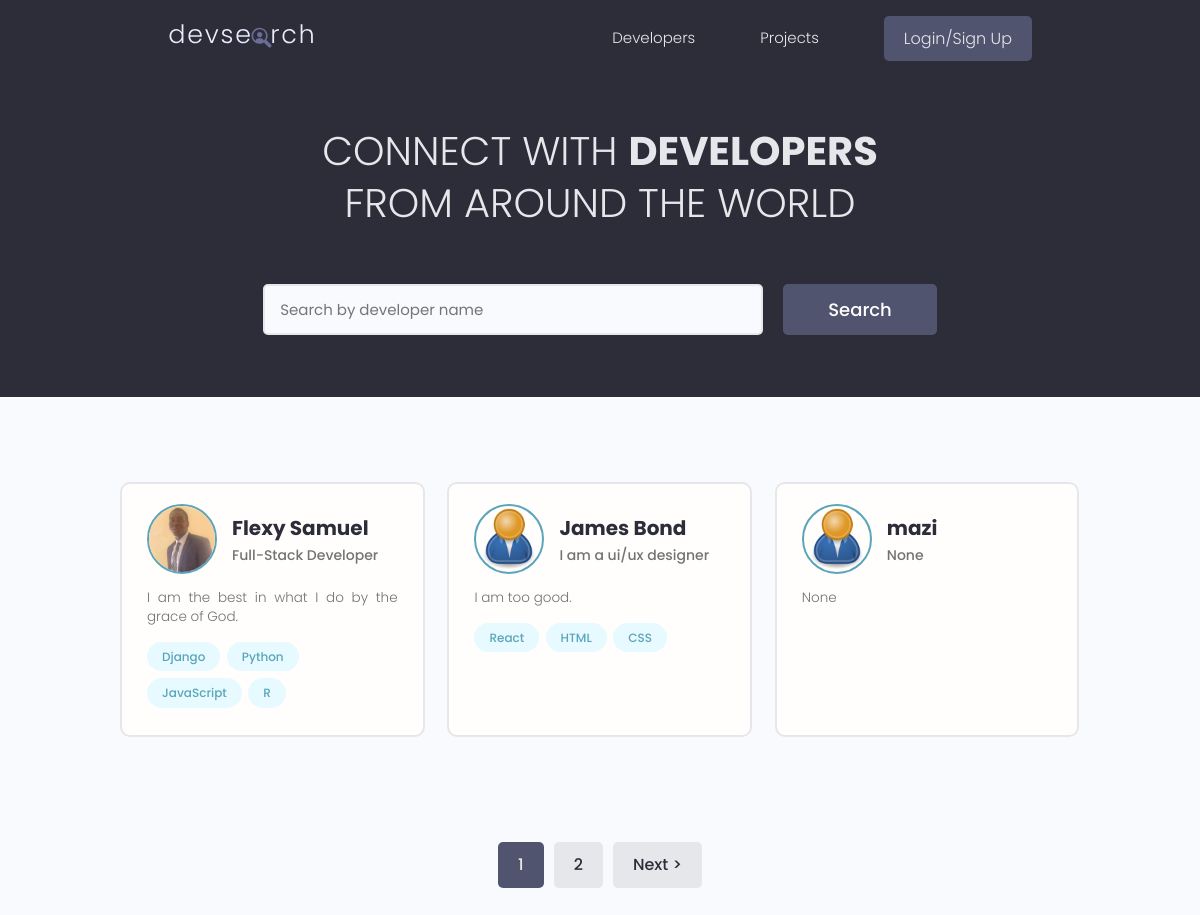
The page / on the database its author committed.
### users/models.py (models this page shows, shortened)
class Profile(models.Model):
    user = models.OneToOneField(User, on_delete=models.CASCADE, null=True, blank=True)
    name = models.CharField(max_length=200, blank=True, null=True)
    email = models.EmailField(max_length=500, blank=True, null=True)
    username = models.CharField(max_length=200, blank=True, null=True)
    location = models.CharField(max_length=200, blank=True, null=True)
    short_intro = models.CharField(max_length=200, blank=True, null=True)
    bio = models.TextField(blank=True, null=True)
    profile_image = models.ImageField(null=True, blank=True, upload_to='profiles/', default="profiles/user-default.png" )
    social_github = models.CharField(max_length=200, blank=True, null=True)
    social_stackoverflow = models.CharField(max_length=200, blank=True, null=True)
    social_twitter = models.CharField(max_length=200, blank=True, null=True)
    social_linkedin = models.CharField(max_length=200, blank=True, null=True)
    social_youtube = models.CharField(max_length=200, blank=True, null=True)
    social_website = models.CharField(max_length=200, blank=True, null=True)
    created_at = models.DateTimeField(auto_now_add=True)
    id = models.UUIDField(default=uuid.uuid4, unique=True, primary_key=True, editable=False)
    class Meta:
        ordering = ['created_at']
    @property
    def imageURL(self):
        try:
            url = self.profile_image.url
        except:
            url = ' '
        return url

class Skill(models.Model):
    owner = models.ForeignKey(Profile, on_delete=models.CASCADE, null=True, blank=True)
    name = models.CharField(max_length=200, blank=True, null=True)
    description = models.TextField(null=True, blank=True)
    created_at = models.DateTimeField(auto_now_add=True)
    id = models.UUIDField(default=uuid.uuid4, unique=True, primary_key=True, editable=False)
    def __str__(self):
        return self.name

### users/views.py (the view)
# urls.py: path('', views.profiles, name='profiles'),
def profiles (request):
    profiles, search_query = searchProfiles(request)
    custom_range, profiles = paginateProfiles(request, profiles, 3)
    context = {
        'profiles' : profiles,
        'search_query' : search_query,
        'custom_range':custom_range
    }
    return render(request, 'users/profiles.html', context)

### users/utils.py (called while the page is built)
def paginateProfiles(request, profiles, results):
    page = request.GET.get('page')
    paginator = Paginator(profiles, results)
    try:
        profiles = paginator.page(page)
    except PageNotAnInteger:
        page = 1
        profiles = paginator.page(page)
    except EmptyPage:
        page = paginator.num_pages
        profiles = paginator.page(page)
    leftIndex = (int(page) - 3)
    if leftIndex < 1:
        leftIndex = 1
    rightIndex = (int(page) + 3)
    if rightIndex > paginator.num_pages:
        rightIndex = paginator.num_pages+1
    custom_range = range(leftIndex, rightIndex)
    return custom_range, profiles

def searchProfiles(request):
    search_query = ''
    if request.GET.get('search_query'):
        search_query =  request.GET.get('search_query')
    skills = Skill.objects.filter(name__icontains=search_query)
    profiles = Profile.objects.distinct().filter(
            Q(name__icontains=search_query) |
            Q(short_intro__icontains=search_query) |
            Q(skill__in=skills)
    )
    return profiles, search_query

### users/templates/users/profiles.html (shortened to what this page needs)
{% extends 'main.html' %}
{% block content %}
<main class="home">
    <section class="hero-section text-center">
      <div class="container container--narrow">
        <div class="hero-section__box">
          <h2>CONNECT WITH <span>DEVELOPERS</span></h2>
          <h2>FROM AROUND THE WORLD</h2>
        </div>
        <div class="hero-section__search">
          <form id="searchForm" class="form" action="{% url 'profiles' %}" method="get">
            <div class="form__field">
              <input class="input input--text" id="formInput#search" type="text" name="search_query" value="{{search_query}}"
                placeholder="Search by developer name" />
            </div>
            <input class="btn btn--sub btn--lg" type="submit" value="Search" />
          </form>
        </div>
      </div>
    </section>
    <section class="devlist">
      <div class="container">
        <div class="grid grid--three">
            {% for profile in profiles %}
          <div class="column card">
            <div class="dev">
              <a href="{% url 'user-profile' profile.id %}" class="card__body">
                <div class="dev__profile">
                  <img class="avatar avatar--md" src="{{profile.imageURL}}" alt="image" />
                  <div class="dev__meta">
                    <h3>{{profile.name}}</h3>
                    <h5>{{profile.short_intro|slice:"60"}}</h5>
                  </div>
                </div>
                <p class="dev__info">
                {{profile.bio|slice:"150"}}
                </p>
                <div class="dev__skills">
                    {% for skill in profile.skill_set.all|slice:"5" %}
                  <span class="tag tag--pill tag--main">
                    <small>{{skill}}</small>
                  </span>
                  {%endfor%}
                </div>
              </a>
            </div>
          </div>
          {% endfor %}
        </div>
      </div>
    </section>
    {% include 'pagination.html' with queryset=profiles custom_range=custom_range %}
    </main>
{% endblock content %}

### static/styles/app.css (style rules this page uses)
:root { --color-sub: #2d2d39; }
.btn--sub { background-color: var(--color-sub-light); }
.card { border: 2px solid var(--color-light); }
img { width: 100%; }
.hero-section { height: 40vh; display: flex; align-items: center; background-color: var(--color-sub); }
.hero-section__box { margin-bottom: 4rem; }
.hero-section__box > h2, .hero-section__box > h2 > span { font-size: 4rem; color: var(--color-light); line-height: 1.3; text-transform: uppercase; }
.hero-section__box > h2 { font-weight: 300; }
.hero-section__box > h2 > span { font-weight: 700; }
.hero-section__search > .form { display: flex; align-items: center; justify-content: center; gap: 2rem; }
.hero-section__search > .form input.input--text { width: 50rem; }
.devlist { margin-top: 8rem; }
.devlist .grid { align-items: stretch; }
.devlist .dev .dev__profile { display: flex; align-items: center; gap: 1.5rem; }
.devlist .dev .dev__meta h3 { color: var(--color-sub); font-size: 2rem; font-weight: 700; }
.devlist .dev .dev__meta h5 { color: var(--color-text); font-size: 1.4rem; font-weight: 500; }
.devlist .dev .dev__info { margin: 1.5rem 0; font-size: 1.35rem; line-height: 1.4; text-align: justify; }

### static/uikit/styles/modules/_variables.css (style rules this page uses)
:root { --color-main: #5aa5b9; --color-main-light: #e6faff; --color-sub: #3f4156; --color-sub-light: #51546e; --color-sub-lighter: #ededfd; --color-text: #737373; --color-gray: #8b8b8b; --color-light: #e5e7eb; --color-light-gray: #767676; --color-bg: #f8fafd; --color-white: #fffefd; --color-white-light: #f3f3f3; --color-success: #359e64; --color-success-bg: #def8e8; --color-error: #fc4b0b; --color-error-bg: #fff2ee; --font-base: 'Poppins', arial, helvetica, 'Segoe UI', roboto, ubuntu, sans-serif; --font-monospace: 'Fira Code', 'Courier New', courier, monospace; --font-regular: 300; --font-medium: 500; --font-bold: 700; --generic-shadow: 1px 1px 5px #00000010; --generic-transition: all 0.3s ease-in-out; }

### static/uikit/styles/modules/_base.css (style rules this page uses)
* { margin: 0; padding: 0; box-sizing: border-box; text-rendering: optimizeLegibility; color: inherit; font-size: inherit; }
html { font-size: 50%; }
@media only screen and (min-width: 480px) { html { font-size: 56.25%; } }
@media only screen and (min-width: 1200px) { html { font-size: 62.5%; } }
body { line-height: 1.6; font-weight: 400; font-size: 1.5rem; color: var(--color-text); background-color: var(--color-bg); min-height: 100vh; }

### static/uikit/styles/modules/_typography.css (style rules this page uses)
* { font-family: var(--font-base); }
h2 { font-size: 3.6rem; font-weight: var(--font-bold); }
h3 { font-size: 3.2rem; font-weight: var(--font-medium); }
h5 { font-size: 2.4rem; font-weight: var(--font-medium); }
h5, h6 { font-weight: var(--font-regular); }
p, span, strong { font-size: 1.6rem; color: var(--color-text); font-weight: var(--font-regular); }
a { padding-bottom: 2px; text-decoration: none; display: inline-block; color: var(--color-main); font-weight: var(--font-medium); }

### static/uikit/styles/modules/_utilities.css (style rules this page uses)
.container { width: 92%; max-width: 165rem; margin: 0 auto; box-sizing: border-box; }
.container--narrow { width: 92%; max-width: 120rem; }
@media screen and (min-width: 1000px) { .container { width: 90%; } }
@media screen and (min-width: 1000px) { .container--narrow { width: 85%; } }
@media screen and (min-width: 1200px) { .container { width: 80%; } }
@media screen and (min-width: 1200px) { .container--narrow { width: 72%; } }
.text-center { text-align: center; }

### static/uikit/styles/modules/_avatar.css (style rules this page uses)
.avatar { border-radius: 50%; border: 2px solid var(--color-main); object-fit: cover; }
.avatar--md { height: 7rem; width: 7rem; }

### static/uikit/styles/modules/_button.css (style rules this page uses)
.btn { display: inline-block; position: relative; cursor: pointer; background-color: var(--color-light); font-weight: var(--font-medium); color: var(--color-sub); text-decoration: none; padding: 1rem 2rem; border-radius: 0.5rem; border: none; width: -webkit-fit-content; width: -moz-fit-content; width: fit-content; height: -webkit-fit-content; height: -moz-fit-content; height: fit-content; font-size: 1.6rem; outline-width: 0; outline-color: transparent; -webkit-backface-visibility: hidden; backface-visibility: hidden; transition: all 0.3s ease-in-out; }
.btn--sub { background-color: var(--color-sub); color: var(--color-white); }
.btn--lg { font-size: 1.8rem; padding: 1.2rem 4.5rem; }

### static/uikit/styles/modules/_card.css (style rules this page uses)
.card { border-radius: 1rem; background-color: var(--color-white); border: 1.5px solid var(--color-light); width: auto; height: auto; margin-top: 0.5rem; margin-bottom: 0.5rem; overflow: hidden; }
.card__body, .card__header { padding: 2rem 2.5rem; }

### rows shown on the page
Profile: imageURL (picture), name "Flexy Samuel", short_intro "Full-Stack Developer", bio "I am the best in what I do by the grace of God."
Skill: name "Django"
Skill: name "Python"
Skill: name "JavaScript"
Skill: name "R"
Profile: imageURL (placeholder picture), name "James Bond", short_intro "I am a ui/ux designer", bio "I am too good."
Skill: name "React"
Skill: name "HTML"
Skill: name "CSS"
Profile: imageURL (placeholder picture), name "mazi", short_intro "None", bio "None"

### other values the page prints
{{ page }} "1"
{{ page }} "2"
